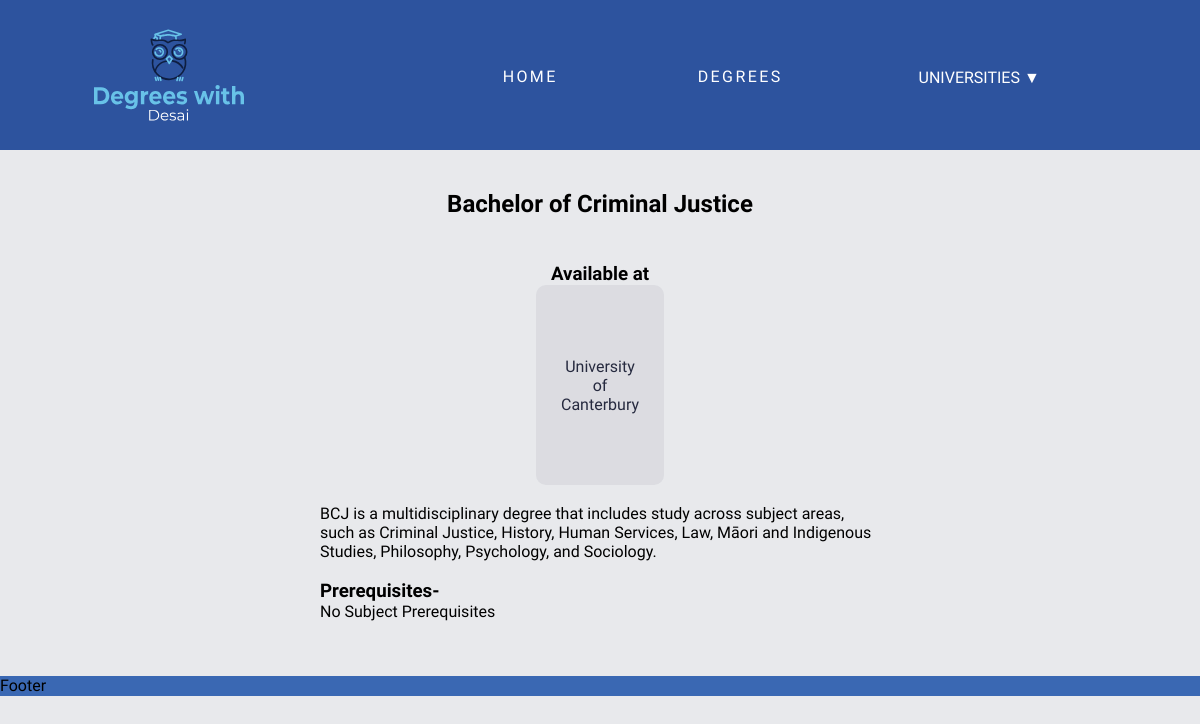
Page /degree/4 on the committed database.
### models.py (models this page shows)
class Degree(db.Model):
    __tablename__ = 'Degree'
    id = db.Column(db.Integer, primary_key=True)
    name = db.Column(db.String())
    description = db.Column(db.String())
    likes = db.Column(db.Integer)
    universities = db.relationship('University', secondary=UniversityDegree, back_populates='degrees')
    prerequisites = db.relationship('Prerequisites', back_populates='degrees')

class University(db.Model):
    __tablename__ = 'University'
    id = db.Column(db.Integer, primary_key=True)
    name = db.Column(db.String())
    details = db.Column(db.String())
    location = db.Column(db.String())
    degrees = db.relationship('Degree', secondary=UniversityDegree, back_populates='universities')

### main.py (the view)
@app.route('/degree/<int:id>')
def degree(id):
  degree = models.Degree.query.filter_by(id=id).first_or_404()
  universities = degree.universities
  prereq = degree.prerequisites
  prereq_uni = [req.uid for req in prereq]
  return render_template('degree.html', degree = degree, universities = universities, prereq = prereq, prereq_uni = prereq_uni)

### main.py (called while the page is built)
@app.context_processor
def context_processor():
  uni = models.University.query.all()
  return dict(uni=uni)

### templates/degree.html
{% extends 'layout.html' %}
{% block content %}
<div class="title">
    <h2>Bachelor of {{degree.name}} </h2>
</div>
<div class="degree">
    <div class="available">
        <h3>Available at</h3>
        <table class="table">
            <tr>
                {% for university in universities %}
                <td>
                    <a href="{{ url_for('university', id = university.id) }}">{{ university.name }}</a>
                </td>
                {% endfor %}
            </tr>
        </table>
    </div>
    <br>
    <p>{{ degree.description }}</p>
    <div class ="prereq">
        <br>
        <h3>Prerequisites-</h3>
        {% if prereq %}
        {% for uni in universities %}
            {% if uni.id in prereq_uni %}
                <h4>{{uni.name}}:</h4>
            {% for req in prereq %}
                {% if uni.id == req.uid %}
                    {% if req.rankscore %}
                        Rankscore: {{req.rankscore}}
                    {% endif %}
                    <div class="prereq_text">
                    <p>
                        {{req.subjects.name}}
                        {% if req.other %}
                            <sup>*{{req.other}}</sup>
                        {% endif %}
                    </p>
                    </div>
                {% endif %}
            {% endfor %}
            <br>
            {% endif %}
        {% endfor %}
        {% else %}
            <p>No Subject Prerequisites</p>
        {% endif %}
    </div>
</div>
{% endblock %}

### static/css/style.css (style rules this page uses)
:root { --clr_primary:#2d539e; --clr_secondary: #3a68b3; --clr_tertiary: #262a3f; --clr_bg: #e8e9ec; }
* { margin:0; padding:0; box-sizing: border-box; font-family: 'Exo 2', sans-serif; }
body { background: var(--clr_bg); }
a { text-decoration: none; color: var(--clr_primary); }
h2 { text-align: center; margin: 40px; }
table { width: 0%; height: 25vh; margin: 0 auto; border-spacing: 0px; border-radius: 10px; background-color: #262a3f10; }
table tr { border: 1px solid var(--clr_tertiary); }
table td { width: calc(100%/8); }
table td a { color: #262a3f; display: inline-block; padding: 10px 25px; position: relative; width: 25%; }
table:nth-child(even) a { float: right; width: 100%; height: 100%; text-align: center; display: flex; flex-direction: column; justify-content: space-around; }
table td a:after { background: none repeat scroll 0 0 transparent; bottom: 0; content: ""; display: block; height: 2px; left: 50%; position: absolute; background: #fff; transition: width 0.3s ease 0s, left 0.3s ease 0s; width: 0; }
.degree { margin: 0 auto; width: 50%; padding: 5px; }
.available { text-align: center; }
.title { text-align: center; }

### rows in the picture
Degree: name "Criminal Justice", description "BCJ is a multidisciplinary degree that includes study across subject areas, such as Criminal Justice, History, Human Services, Law, Māori and Indigenous Studies, Philosophy, Psychology, and Sociology."
University: name "University of Canterbury"
